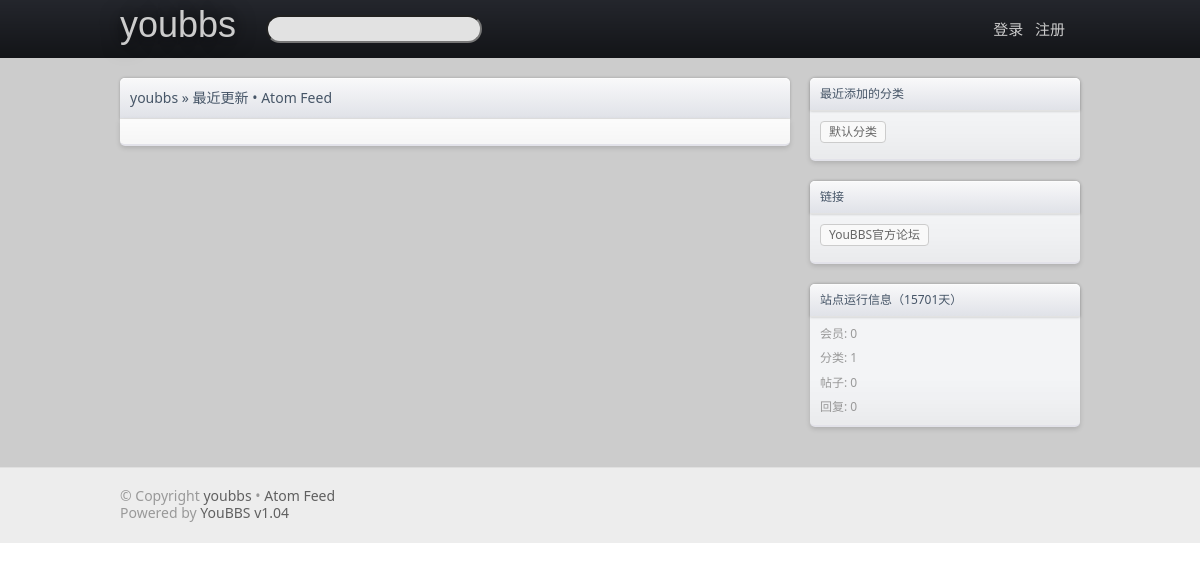
/, run on an earlier commit of the app's database.
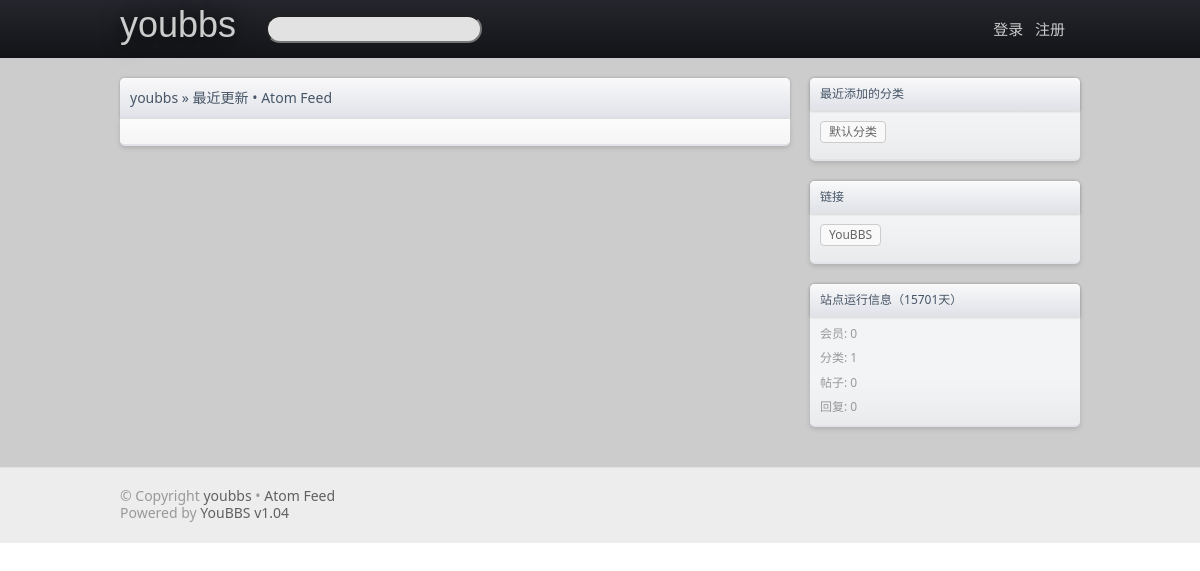
And on a later commit of the database.
### tables this page shows
CREATE TABLE yunbbs_categories (
  id smallint(6) unsigned NOT NULL auto_increment,
  name char(50) NOT NULL,
  articles mediumint(8) unsigned NOT NULL default '0',
  PRIMARY KEY  (id),
  KEY articles (articles)
);

CREATE TABLE yunbbs_links (
  id smallint(6) unsigned NOT NULL auto_increment,
  name varchar(100) NOT NULL default '',
  url varchar(200) NOT NULL default '',
  PRIMARY KEY  (id)
);

### index.php (called while the page is built, shortened)
<?php
include(dirname(__FILE__) . '/common.php');
$site_infos = get_site_infos();
$newest_nodes = get_newest_nodes();
$links = get_links();
include(dirname(__FILE__) . '/templates/default/'.$tpl.'layout.php');
?>

### common.php (called while the page is built, shortened)
<?php
$timestamp = time();
include (dirname(__FILE__) . '/include/mysql.class.php');
$DBS = new DB_MySQL;
$DBS->connect($servername, $dbport, $dbusername, $dbpassword, $dbname);
function stripslashes_array(&$array) {
	if (is_array($array)) {
		foreach ($array as $k => $v) {
			$array[$k] = stripslashes_array($v);
		}
	} else if (is_string($array)) {
		$array = stripslashes($array);
	}
	return $array;
}
$cur_user = null;
include (dirname(__FILE__) . '/model.php');
?>

### model.php (called while the page is built, shortened)
<?php
$query = $DBS->query("SELECT `title`, `value` FROM `yunbbs_settings`");
$options = array();
while($setting = $DBS->fetch_array($query)) {
    $options[$setting['title']] = $setting['value'];
}
$options = stripslashes_array($options);
if(!$options['safe_imgdomain']){
    $options['safe_imgdomain'] = $_SERVER['HTTP_HOST'];
}
function get_links() {
    global $DBS;
    $query = $DBS->query("SELECT `name`, `url` FROM `yunbbs_links`");
    $links = array();
    while($link = $DBS->fetch_array($query)) {
        $links[$link['name']] = $link['url'];
    }
    return $links;
}
function get_newest_nodes() {
    global $DBS, $options;
    $query = $DBS->query("SELECT `id`, `name`, `articles` FROM `yunbbs_categories` ORDER BY  `id` DESC LIMIT ".$options['newest_node_num']);
    $node_arr = array();
    while($node = $DBS->fetch_array($query)) {
        $node_arr['n-'.$node['id']] = $node['name'];
    }
    return $node_arr;
}
function get_site_infos() {
    global $DBS;
    $site_infos = array();
    $table_status = $DBS->fetch_one_array("SHOW TABLE STATUS LIKE 'yunbbs_users'");
    $site_infos['会员'] = $table_status['Auto_increment'] -1;
    $table_status = $DBS->fetch_one_array("SHOW TABLE STATUS LIKE 'yunbbs_categories'");
    $site_infos['分类'] = $table_status['Auto_increment'] -1;
    $table_status = $DBS->fetch_one_array("SHOW TABLE STATUS LIKE 'yunbbs_articles'");
    $site_infos['帖子'] = $table_status['Auto_increment'] -1;
    $table_status = $DBS->fetch_one_array("SHOW TABLE STATUS LIKE 'yunbbs_comments'");
    $site_infos['回复'] = $table_status['Auto_increment'] -1;
    return $site_infos;
}
?>

### include/mysql.class.php (called while the page is built, shortened)
<?php
class DB_MySQL  {
    function fetch_array($query, $result_type = MYSQL_ASSOC) {
        return mysql_fetch_array($query, $result_type);
    }
    function query($sql, $type = '') {
        $func = $type == 'UNBUFFERED' && @function_exists('mysql_unbuffered_query') ? 'mysql_unbuffered_query' : 'mysql_query';
        if(!($query = $func($sql)) && $type != 'SILENT') {
            $this->halt('MySQL Query Error', $sql);
        }
        return $query;
    }
    function fetch_one_array($query) {
        $result = $this->query($query);
        $record = $this->fetch_array($result);
        return $record;
    }
    function free_result($query) {
        $query = mysql_free_result($query);
        return $query;
    }
}
?>

### templates/default/sider.php (the view, shortened to what this page needs)
<?php
if(isset($newest_nodes) && $newest_nodes){
echo '
<div class="sider-box">
    <div class="sider-box-title">最近添加的分类</div>
    <div class="sider-box-content">
    <div class="btn">';
foreach( $newest_nodes as $k=>$v ){
    echo '<a href="/',$k,'">',$v,'</a>';
}
echo '    </div>
    <div class="c"></div>
    </div>
</div>';
}
if(isset($links) && $links){
echo '
<div class="sider-box">
    <div class="sider-box-title">链接</div>
    <div class="sider-box-content">
    <div class="btn">';
foreach( $links as $k=>$v ){
    echo '<a href="',$v,'" target="_blank">',$k,'</a>';
}
echo '    </div>
    <div class="c"></div>
    </div>
</div>';
}
if(isset($site_infos)){
echo '
<div class="sider-box">
    <div class="sider-box-title">站点运行信息（',round(($timestamp - $options['site_create'])/86400),'天）</div>
    <div class="sider-box-content">
    <ul>';
foreach($site_infos as $k=>$v){
    echo '<li>',$k,': ',$v,'</li>';
}
echo '    </ul>
    <div class="c"></div>
    </div>
</div>';
}
?>

### templates/default/layout.php (shortened to what this page needs)
<?php
echo '<!DOCTYPE html PUBLIC "-//W3C//DTD XHTML 1.0 Transitional//EN" "http://www.w3.org/TR/xhtml1/DTD/xhtml1-transitional.dtd">
<html xmlns="http://www.w3.org/1999/xhtml" xml:lang="zh-CN" lang="zh-CN">
<head>
<meta http-equiv="Content-Type" content="text/html;charset=utf-8" />
<title>',$title,'</title>
<meta content="True" name="HandheldFriendly" />
<meta name="viewport" content="width=device-width; initial-scale=1.0; maximum-scale=1.0; user-scalable=0;" />
<link href="/static/default/style.css" rel="stylesheet" type="text/css" />
<link rel="shortcut icon" href="/favicon.ico" type="image/x-icon" />
<link href="/feed" rel="alternate" title="',htmlspecialchars($options['name']),' - ATOM Feed" type="application/atom+xml"/>
<script src="',$options['jquery_lib'],'" type="text/javascript"></script>
<link rel="top" title="Back to Top" href="#" />
';
echo '
</head>
<body>
<div class="header-wrap">
    <div class="header">
        <div class="logo"><a href="/" name="top">',htmlspecialchars($options['name']),'</a></div>
        <div class="scbox">
        <form role="search" method="get" id="searchform" action="http://www.google.com/search" target="_blank">
            <input type="hidden" maxlength="30" name="q" value="site:',$_SERVER['HTTP_HOST'],'">
            <input type="text" value="" name="q" id="s">
        </form>
        </div>
        <div class="banner">';
if($cur_user){
    echo '<img src="/avatar/mini/',$cur_user['avatar'],'.png" alt="',$cur_user['name'],'"/>&nbsp;&nbsp;&nbsp;';
    if(!$cur_user['password']){
    }
    if($cur_user['notic']){
        $notic_n = count(array_unique(explode(',', $cur_user['notic'])))-1;
        echo '<a href="/notifications" style="color:yellow;">',$notic_n,'条提醒</a>&nbsp;&nbsp;&nbsp;';
    }
    if($cur_user['flag'] == 0){
        echo '<span style="color:yellow;">已被禁用</span>&nbsp;&nbsp;&nbsp;';
    }else if($cur_user['flag'] == 1){
        echo '<span style="color:yellow;">在等待审核</span>&nbsp;&nbsp;&nbsp;';
    }
    echo '<a href="/favorites" title="收藏的帖子">★</a>&nbsp;&nbsp;&nbsp;<a href="/member/',$cur_user['id'],'">',$cur_user['name'],'</a>&nbsp;&nbsp;&nbsp;<a href="/setting">设置</a>&nbsp;&nbsp;&nbsp;<a href="/logout">退出</a>';
}else{
    echo '<a href="/login" rel="nofollow">登录</a>';
    if(!($options['wb_key'] && $options['wb_secret']) && !($options['qq_appid'] && $options['qq_appkey'])){
        if(!$options['close_register']){
            echo '&nbsp;&nbsp;&nbsp;<a href="/sigin">注册</a>';
        }
    }
}
echo '       </div>
        <div class="c"></div>
    </div>
</div>
<div class="main-wrap">
    <div class="main">
        <div class="main-content">';
include($pagefile);
echo '       </div>
        <div class="main-sider">';
include(dirname(__FILE__) . '/sider.php');
echo '       </div>
        <div class="c"></div>
    </div>
    <div class="c"></div>
</div>';
echo '
<div class="footer-wrap">
    <div class="footer">
    <p>&copy; Copyright <a href="/">',$options['name'],'</a> • <a href="/feed">Atom Feed</a>';
echo '    </p>
    <p>Powered by <a href="http://youbbs.sinaapp.com/" target="_blank">YouBBS v',SAESPOT_VER,'</a></p>';
echo '    </div>
</div>
<script src="/static/js/jquery.lazyload.min.js" type="text/javascript" charset="utf-8"></script>
<script type="text/javascript" charset="utf-8">
$(function() {
    $(".main-box img").lazyload({
        //placeholder : "/static/grey.gif",
        //effect : "fadeIn"
    });
});
</script>
';
echo '
</body>
</html>';
$_output = ob_get_contents();
echo $_output;
?>

### templates/default/home.php (shortened to what this page needs)
<?php
echo '
<div class="title">
    <div class="float-left fs14">
        <a href="/">',$options['name'],'</a> &raquo; 最近更新 • <a href="/feed">Atom Feed</a>
    </div>';
echo '    <div class="c"></div>
</div>
<div class="main-box home-box-list">';
echo '</div>';
?>

What changed in the data, as far as the page shows it:
changed yunbbs_links: k "YouBBS官方论坛" → "YouBBS"
